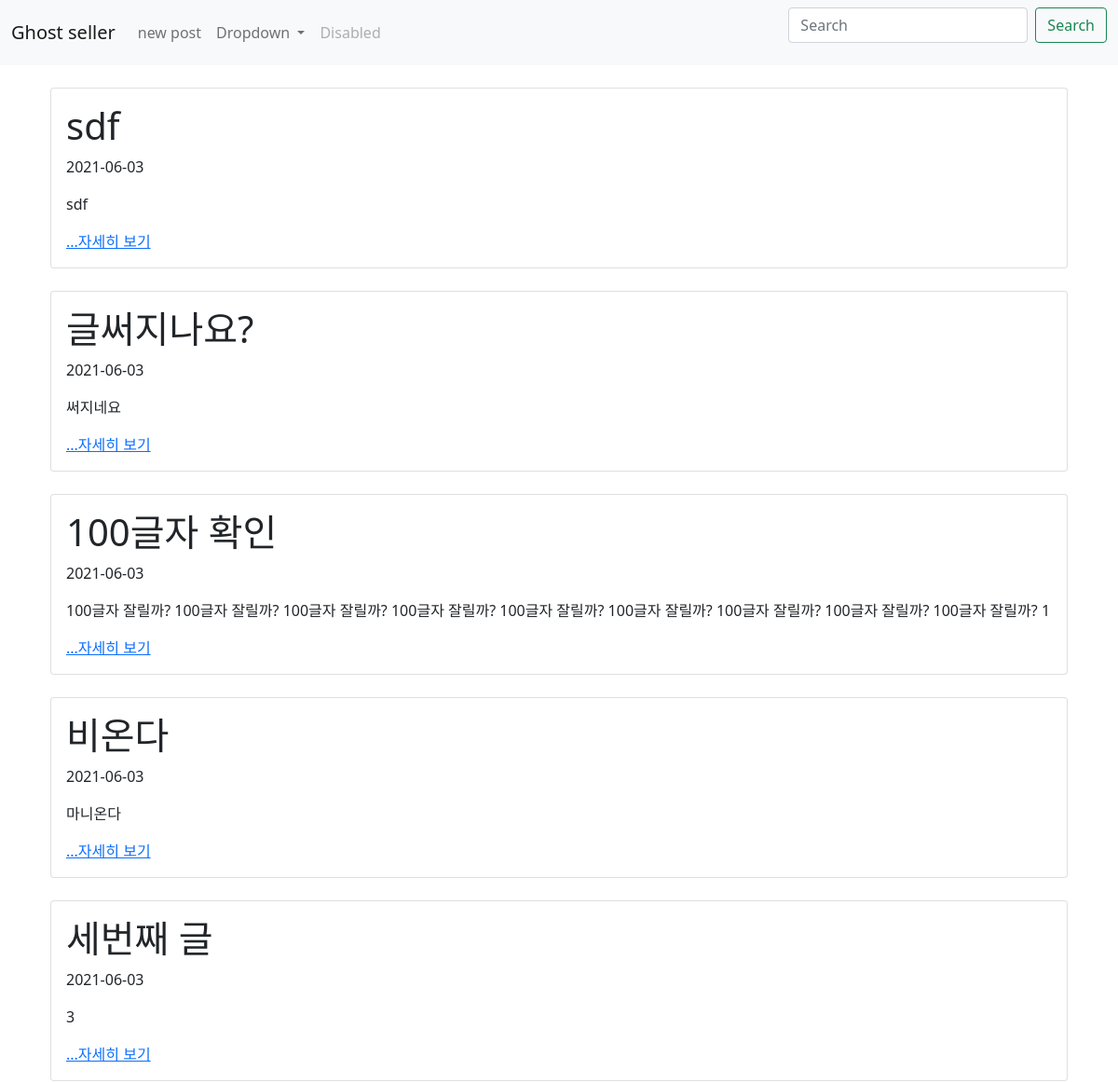
The app's page / (upper part), older data.
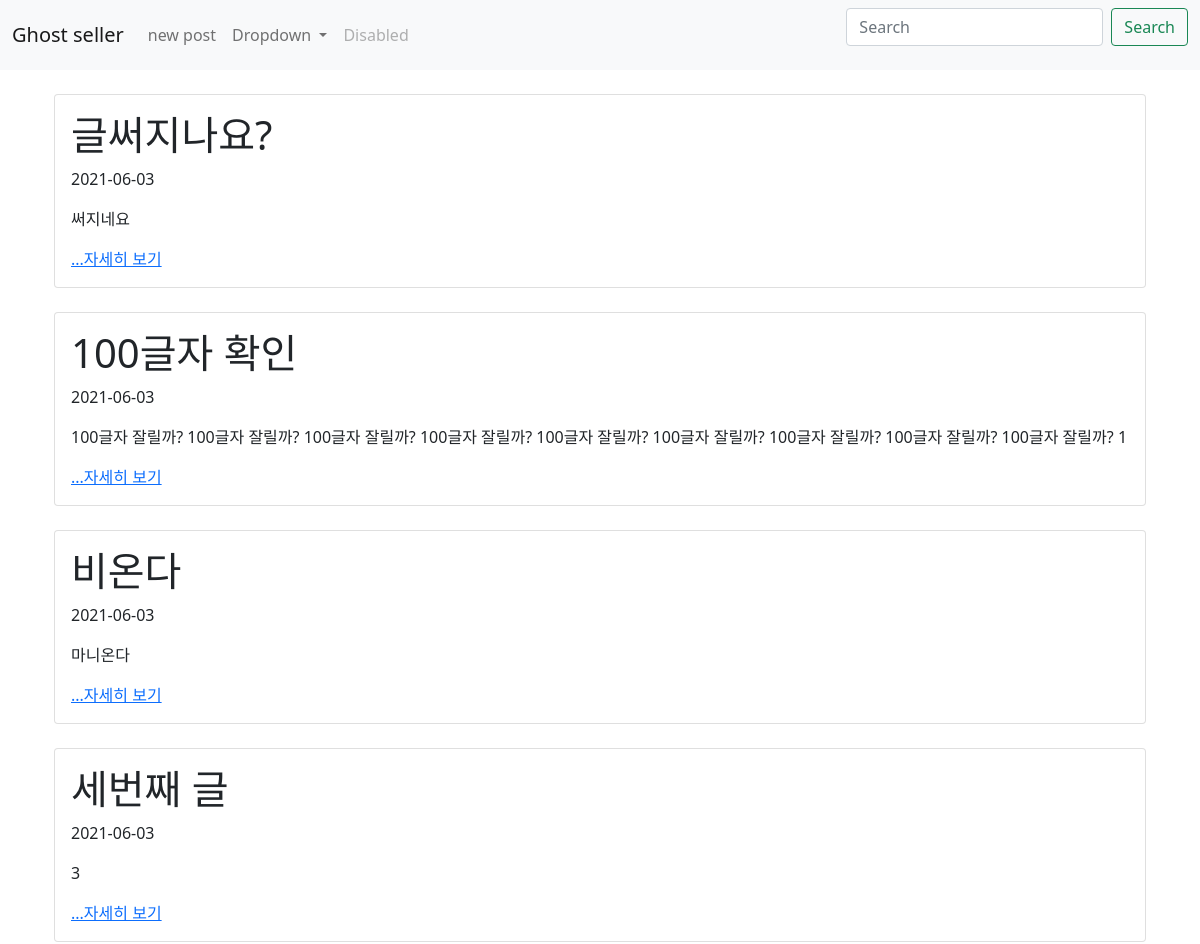
The same page, newer data.
### first_app/models.py (models this page shows, shortened)
class Blog(models.Model):
    title = models.CharField(max_length=200)
    pub_date = models.DateTimeField('date published')
    body = models.TextField()
    def summary(self):
        return self.body[:100]

### first_app/views.py (the view)
# urls.py: 2. Add a URL to urlpatterns:  path('', views.home, name='home')
def home(request):
    blogs = Blog.objects.order_by('-id')
    return render(request, 'home.html', {'blogs' : blogs})

### first_app/templates/home.html
{% extends 'base.html' %}
{% block content %}
    {% for blog in blogs.all %}
    <div class="container">
    <div class="card">
        <div class="card-body">
        <h1>{{blog.title}}</h1>
        <p>{{blog.pub_date | date:"Y-m-d"}}</p>
        <p>{{blog.summary}}</p> <a href="{% url 'detail' blog.id %}">...자세히 보기<a/>
        </div>
    </div>
    </div>
    <br>
    {% endfor %}
{% endblock %}

Row changes from the older to the newer data that the page shows:
removed Blog: title "sdf", pub_date "2021-06-03", summary "sdf"
